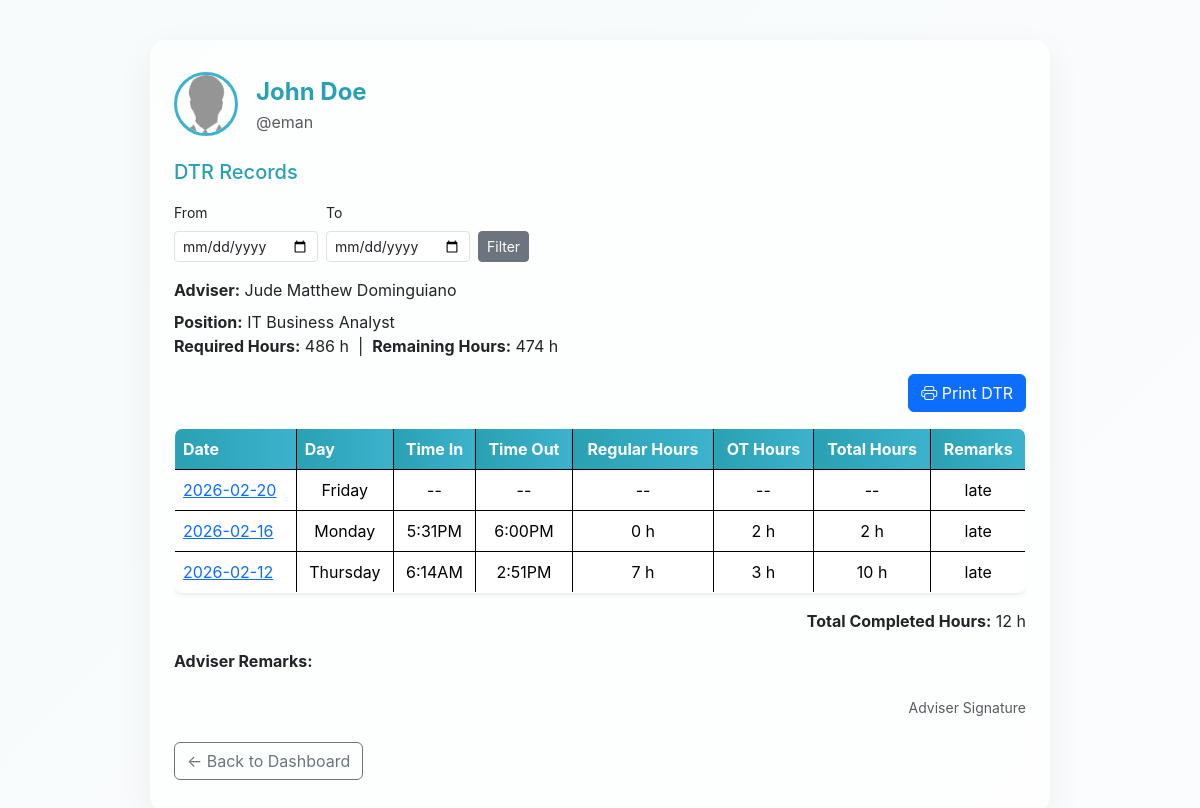
Page /admin/dtrview.php?user_id=4 (signed in) on the committed database.
### tables this page shows
CREATE TABLE `users` (
  `id` int(11) NOT NULL,
  `username` varchar(50) NOT NULL,
  `email` varchar(100) NOT NULL,
  `password` varchar(255) NOT NULL,
  `role` enum('super_admin','admin','ojt') NOT NULL,
  `fname` varchar(50) DEFAULT NULL,
  `mname` varchar(225) DEFAULT NULL,
  `lname` varchar(50) DEFAULT NULL,
  `position` varchar(100) DEFAULT NULL,
  `age` int(11) DEFAULT NULL,
  `mobile` varchar(15) DEFAULT NULL,
  `school_org` varchar(100) DEFAULT NULL,
  `full_name` varchar(100) DEFAULT NULL,
  `bio` varchar(255) DEFAULT NULL,
  `profile_img` varchar(255) DEFAULT NULL,
  `adviser_id` int(11) DEFAULT NULL,
  `status` enum('active','restricted') NOT NULL DEFAULT 'active',
  `face_descriptor` text DEFAULT NULL
);

CREATE TABLE `ojt_requirements` (
  `user_id` int(11) NOT NULL,
  `required_hours` decimal(5,2) NOT NULL
);

CREATE TABLE `ojt_records` (
  `id` int(11) NOT NULL,
  `user_id` int(11) NOT NULL,
  `date` date NOT NULL,
  `time_in` time NOT NULL,
  `time_out` time NOT NULL,
  `ot_hours` decimal(4,2) DEFAULT 0.00,
  `remarks` varchar(255) DEFAULT NULL,
  `time_in_policy` time DEFAULT NULL,
  `time_out_policy` time DEFAULT NULL,
  `lunch_start` time DEFAULT NULL,
  `lunch_end` time DEFAULT NULL,
  `selfie` varchar(255) DEFAULT NULL,
  `ot_approved` tinyint(1) NOT NULL DEFAULT 0,
  `selfie_verified` tinyint(1) DEFAULT 0
);

### admin/dtrview.php (the view, shortened to what this page needs)
<?php
include '../db.php';
$ojt_id = isset($_GET['user_id']) ? intval($_GET['user_id']) : 0;
$from_date = isset($_GET['from']) ? $_GET['from'] : '';
$to_date   = isset($_GET['to']) ? $_GET['to'] : '';
$stmt = $oat->prepare("SELECT * FROM users WHERE id = ?");
$stmt->bind_param("i", $ojt_id);
$stmt->execute();
$ojt = $stmt->get_result()->fetch_assoc();
$avatar = '../uploads/noimg.png';
$avatar_src = htmlspecialchars($avatar . '?t=' . time());
$avatar_alt = htmlspecialchars(trim(($ojt['fname'] ?? '') . ' ' . ($ojt['lname'] ?? '')));
$sql = "SELECT id, date, time_in, time_out, remarks, time_in_policy, time_out_policy, ot_hours, lunch_start, lunch_end, selfie_verified FROM ojt_records WHERE user_id = ?";
$params = [$ojt_id];
$types = "i";
$sql .= " ORDER BY date DESC";
$stmt = $oat->prepare($sql);
$stmt->bind_param($types, ...$params);
$stmt->execute();
$dtr_query = $stmt->get_result();
$records = [];
if ($dtr_query) {
    $records = $dtr_query->fetch_all(MYSQLI_ASSOC);
}
$stmt2 = $oat->prepare("SELECT required_hours FROM ojt_requirements WHERE user_id = ? LIMIT 1");
$stmt2->bind_param("i", $ojt_id);
$stmt2->execute();
$reqrow = $stmt2->get_result()->fetch_assoc();
$required_hours = $reqrow ? (float)$reqrow['required_hours'] : 0;
$adviser = null;
if (!empty($ojt['adviser_id'])) {
    $stmt3 = $oat->prepare("SELECT fname, mname, lname, position FROM users WHERE id = ? LIMIT 1");
    $stmt3->bind_param("i", $ojt['adviser_id']);
    $stmt3->execute();
    $adviser = $stmt3->get_result()->fetch_assoc();
}
$total_hours = 0;
foreach ($records as $row) {
    $result = calculate_session_hours($row, $row['time_in_policy'], $row['time_out_policy'], $row['lunch_start'], $row['lunch_end'], $ojt_id, $oat);
    $total_hours += $result['total'];
}
$remaining_hours = max(0, $required_hours - $total_hours);
function calculate_session_hours($row, $user_policy_time_in, $user_policy_time_out, $user_lunch_start, $user_lunch_end, $user_id, $oat) {
    if (empty($row['time_in']) || $row['time_in'] === '00:00:00' || empty($row['time_out']) || $row['time_out'] === '00:00:00') {
        return ['regular' => 0, 'ot' => 0, 'total' => 0];
    }
    $time_in = strtotime($row['time_in']);
    $time_out = strtotime($row['time_out']);
    $policy_in_time = strtotime(date('Y-m-d', $time_in) . ' ' . $user_policy_time_in);
    $policy_out_time = strtotime(date('Y-m-d', $time_in) . ' ' . $user_policy_time_out);
    $policy_duration = $policy_out_time - $policy_in_time;
    $lateness = $time_in - $policy_in_time;
    if ($lateness >= 3600) {
        $count_start = strtotime(date('Y-m-d H:00:00', $time_in) . ' +1 hour');
    } else {
        $count_start = $time_in;
    }
    $regular_end = $count_start + $policy_duration;
    $reg_hours = min($time_out, $regular_end) - $count_start;
    $reg_hours = $reg_hours / 3600;
    $lunch_start = strtotime(date('Y-m-d', $count_start) . ' ' . ($row['lunch_start'] ?? $user_lunch_start));
    $lunch_end = strtotime(date('Y-m-d', $count_start) . ' ' . ($row['lunch_end'] ?? $user_lunch_end));
    $overlap = max(0, min($time_out, $lunch_end) - max($count_start, $lunch_start));
    $reg_hours -= $overlap / 3600;
    $ot_hours = (float)($row['ot_hours'] ?? 0);
    $total_hours = max(0, max(0, $reg_hours) + $ot_hours);
    return ['regular' => max(0, $reg_hours), 'ot' => $ot_hours, 'total' => $total_hours];
}
if (!function_exists('format_time')) {
    function format_time($t) {
        if (empty($t) || $t === '00:00:00') return '--';
        $ts = strtotime($t);
        return $ts ? date('g:iA', $ts) : '--';
    }
}
?>
<!DOCTYPE html>
<html lang="en">
<head>
    <link href="https://cdn.jsdelivr.net/npm/bootstrap@5.3.2/dist/css/bootstrap.min.css" rel="stylesheet">
    <link href="https://cdn.jsdelivr.net/npm/bootstrap-icons@1.11.1/font/bootstrap-icons.css" rel="stylesheet">
</head>
<body>
    <div class="glass">
        <div class="d-flex align-items-center mb-4">
            <img src="<?= $avatar_src ?>" class="profile-img" alt="<?= $avatar_alt ?>">
            <div>
                <div class="dtr-title"><?= htmlspecialchars($ojt['fname'] . ' ' . $ojt['lname']) ?></div>
                <div class="text-muted">@<?= htmlspecialchars($ojt['username']) ?></div>
            </div>
        </div>
        <h5 class="mb-3" style="color:#2aa0b3;">DTR Records</h5>
        <form method="get" class="row g-2 mb-3">
            <div class="col-auto">
                <label for="from" class="form-label small">From</label>
                <input type="date" id="from" name="from" class="form-control form-control-sm" value="<?= htmlspecialchars($from_date) ?>">
            </div>
            <div class="col-auto">
                <label for="to" class="form-label small">To</label>
                <input type="date" id="to" name="to" class="form-control form-control-sm" value="<?= htmlspecialchars($to_date) ?>">
            </div>
            <div class="col-auto align-self-end">
                <button type="submit" class="btn btn-sm btn-secondary">Filter</button>
            </div>
        </form>
        <?php if ($adviser): ?>
            <div class="mb-2">
                <strong>Adviser:</strong> <?= htmlspecialchars(trim($adviser['fname'].' '.$adviser['mname'].' '.$adviser['lname'])) ?>
            </div>
            <div><strong>Position:</strong> <?= htmlspecialchars($ojt['position']) ?></div>
        <?php endif; ?>
        <?php if ($required_hours > 0): ?>
            <div class="mb-3">
                <strong>Required Hours:</strong> <?= number_format($required_hours) ?> h
                &nbsp;|&nbsp;
                <strong>Remaining Hours:</strong> <?= ceil(number_format($remaining_hours,2)) ?> h
            </div>
        <?php endif; ?>
        <div class="mb-3 text-end">
            <button class="btn btn-primary" onclick="window.print()">
                <i class="bi bi-printer"></i> Print DTR
            </button>
        </div>
        <div class="table-responsive">
            <table class="table align-middle rounded-3 overflow-hidden shadow-sm" style="border:1px solid #000; width:100%; border-collapse:collapse;">
                <thead>
                    <tr>
                        <th>Date</th>
                        <th>Day</th>
                        <th class="text-center">Time In</th>
                        <th class="text-center">Time Out</th>
                        <th class="text-center">Regular Hours</th>
                        <th class="text-center">OT Hours</th>
                        <th class="text-center">Total Hours</th>
                        <th class="text-center">Remarks</th>
                    </tr>
                </thead>
                <tbody>
                    <?php if (!empty($records)): ?>
                        <?php foreach ($records as $row): ?>
                            <tr>
                                <td>
                                    <?php if (!empty($row['id'])): ?>
                                        <a href="verifydtr.php?id=<?= (int)$row['id'] ?>" class="text-decoration-underline">
                                            <?= htmlspecialchars($row['date']) ?>
                                        </a>
                                    <?php else: ?>
                                        <?= htmlspecialchars($row['date']) ?>
                                    <?php endif; ?>
                                </td>
                                <td class="text-center"><?= htmlspecialchars(date('l', strtotime($row['date']))) ?></td>
                                <td class="text-center"><?= format_time($row['time_in']) ?></td>
                                <td class="text-center"><?= format_time($row['time_out']) ?></td>
                                <td class="text-center">
                                    <?php
                                    if ($row['time_in'] && $row['time_out'] && $row['time_out'] !== '00:00:00') {
                                        $result = calculate_session_hours($row, $row['time_in_policy'], $row['time_out_policy'], $row['lunch_start'], $row['lunch_end'], $ojt_id, $oat);
                                        echo floor($result['regular']) . ' h';
                                    } else {
                                        echo '--';
                                    }
                                    ?>
                                </td>
                                <td class="text-center">
                                    <?php
                                    if ($row['time_in'] && $row['time_out'] && $row['time_out'] !== '00:00:00') {
                                        $result = calculate_session_hours($row, $row['time_in_policy'], $row['time_out_policy'], $row['lunch_start'], $row['lunch_end'], $ojt_id, $oat);
                                        echo $result['ot'] . ' h';
                                    } else {
                                        echo '--';
                                    }
                                    ?>
                                </td>
                                <td class="text-center">
                                    <?php
                                    if ($row['time_in'] && $row['time_out'] && $row['time_out'] !== '00:00:00') {
                                        $result = calculate_session_hours($row, $row['time_in_policy'], $row['time_out_policy'], $row['lunch_start'], $row['lunch_end'], $ojt_id, $oat);
                                        echo floor($result['total']) . ' h';
                                    } else {
                                        echo '--';
                                    }
                                    ?>
                                </td>
                                <td class="text-center">
                                    <?= htmlspecialchars($row['remarks'] ?? '--') ?>
                                </td>
                            </tr>
                        <?php endforeach; ?>
                    <?php else: ?>
                        <tr>
                            <td colspan="8" class="text-center text-muted py-4">No DTR records found.</td>
                        </tr>
                    <?php endif; ?>
                </tbody>
            </table>
        </div>
        <?php if ($total_hours > 0): ?>
            <div class="mb-3 text-end">
                <strong>Total Completed Hours:</strong> <?= floor($total_hours) ?> h
            </div>
        <?php endif; ?>
        <div class="mb-4">
            <strong>Adviser Remarks:</strong>
        </div>
        <div class="signature-block">
            <p class="small text-muted text-end">Adviser Signature</p>
        </div>
        <div class="mt-4">
            <a href="admin.php" class="btn btn-outline-secondary">&larr; Back to Dashboard</a>
        </div>
    </div>
</body>
</html>

### admin/dtrview.php (style rules this page uses)
body { background: linear-gradient(135deg, #f7fbfb 0%, #fbfcfd 100%); font-family: "Inter", system-ui, -apple-system, "Segoe UI", Roboto, Arial; }
.glass { background: rgba(255,255,255,0.7); border-radius: 16px; box-shadow: 0 12px 36px rgba(15,23,42,0.06); max-width: 900px; margin: 40px auto; padding: 32px 24px; }
.profile-img { width: 64px; height: 64px; border-radius: 50%; object-fit: cover; border: 3px solid #3CB3CC; margin-right: 18px; }
.dtr-title { font-size: 1.5rem; font-weight: 700; color: #2aa0b3; }
.table thead th { background: linear-gradient(90deg, #2aa0b3, #3CB3CC); color: #fff; border: 1px solid #000; }
.table { width:100%; border-collapse:collapse; }
.table td, .table th { vertical-align: middle; border: 1px solid #000; }

### rows in the picture
users: fname+lname "John Doe", username "eman", position "IT Business Analyst"
users: fname+mname+lname "Jude Matthew Dominguiano"
ojt_requirements: required_hours "486", required_hours "474"
ojt_records: date "2026-02-20", date "Friday", time_in "--", time_out "--", remarks "late"
ojt_records: date "2026-02-16", date "Monday", time_in "5:31PM", time_out "6:00PM", regular "0", ot "2", total "2", remarks "late"
ojt_records: date "2026-02-12", date "Thursday", time_in "6:14AM", time_out "2:51PM", regular "7", ot "3", total "10", remarks "late"

### other values in the picture
floor($total_hours) "12"
